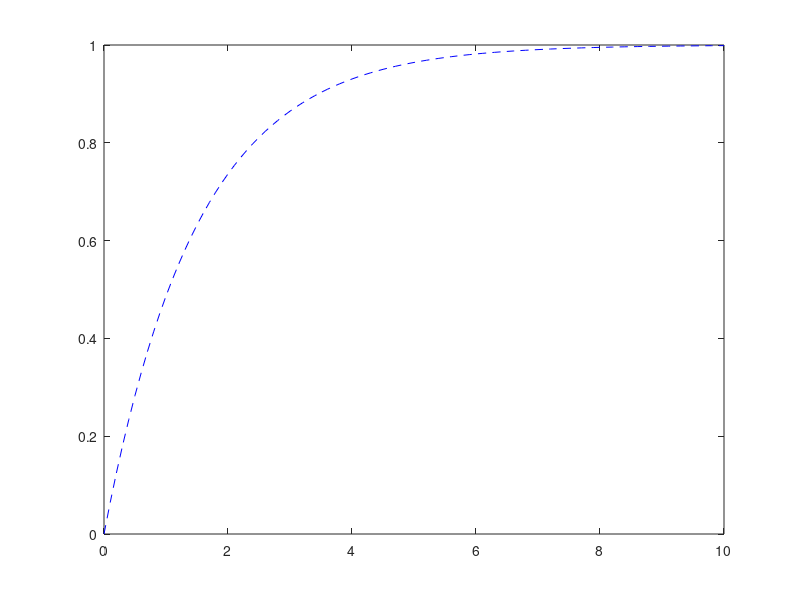
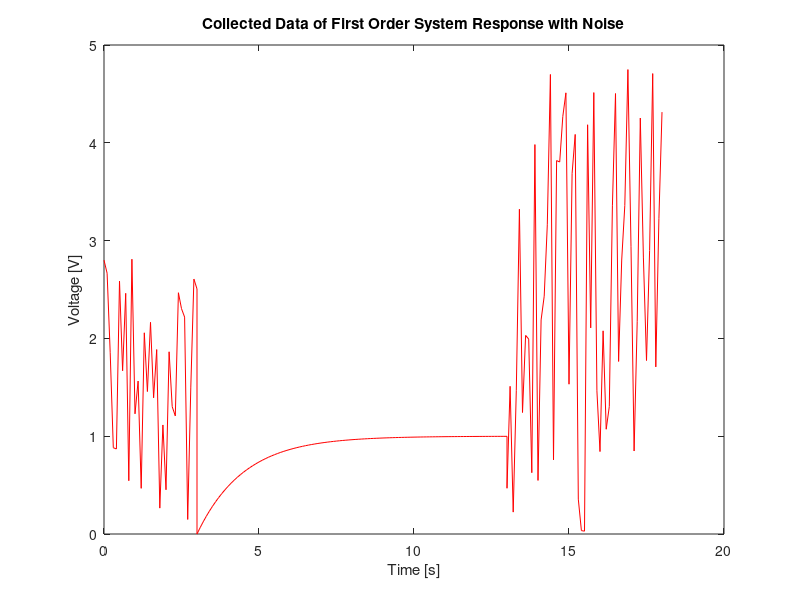
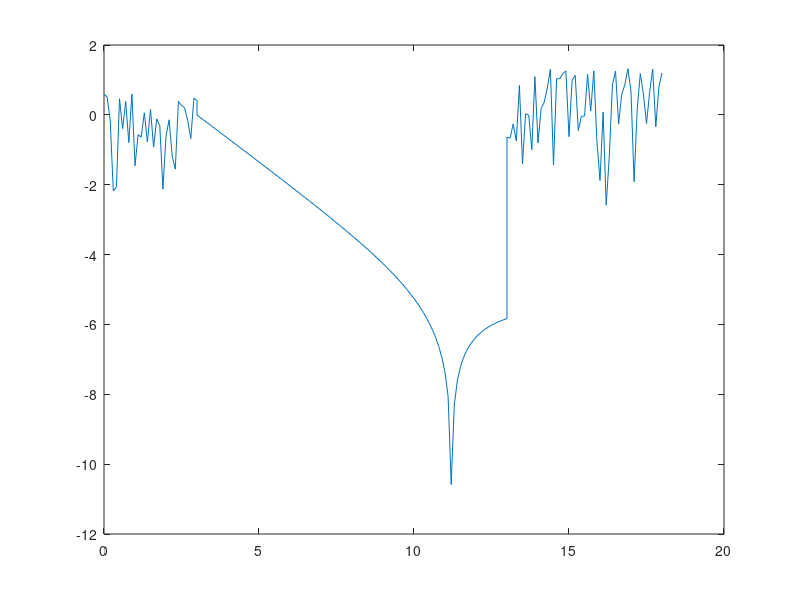
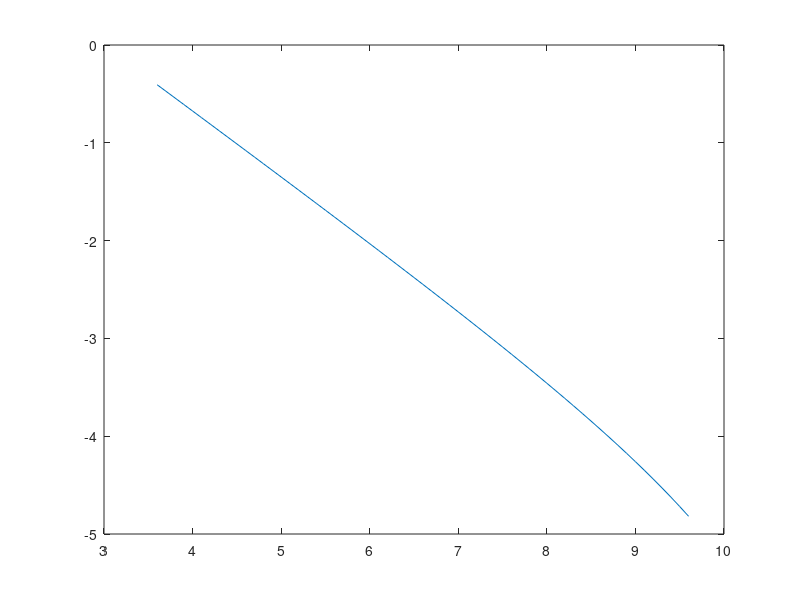

The MATLAB source for these figures, in order:
% linear fitting with dirty data set 

% 2017-09-25
% Y\"un Han
% ECE 486 Lab 4

%% preamble 
% lab 4 - digital simulation of a closed loop system
% by me and partner 
% today's date 

%% 
clear     % clear values of (all) variables in workspace
clc       % clear messages in the command window
clf       % clear existing figures 
close all % close all existing windows; w/o 'all', only close the latest

%% prepare a noisy data set
% create clean step response of a first order transfer function
% G(s) = 1/(1.5s + 1) with time constant 1.5[s]
sysG = tf(1, [1.5 1]);
% save step response of 10[s] in y(t) and t time array
[y, t] = step(sysG, 10);

% work on figure 1
figure(1) 
plot(t, y, 'b--') % clean data set

% padding clean data set with noise
tHead = 0:0.1:3; % add noise data of 3 seconds at the beginning of t
tHead = tHead';
yHead = 3*rand(size(tHead)); % noise
t = t + 3;       % shift time by 3 seconds b/c of added 3 extra seconds
tTail = t(end):0.1:t(end)+5; % add noise data at 5 seconds at the tail of t
tTail = tTail';
yTail = 5*rand(size(tTail));
% created noisy data sets: t, y arrays
t = [tHead; t; tTail];
y = [yHead; y; yTail];

% work on figure 2
figure(2)
plot(t, y, 'r') % noisy data set we are going to use
xlabel('Time [s]')
ylabel('Voltage [V]')
title('Collected Data of First Order System Response with Noise')

%% how to extract 'linear region' in the noisy data set [y, t]?
% the response was collected when a unit step input was applied to first
% order system transfer function. from fig.2, at time t = 11.2, y settles
% at 0.9958.

% although hardcoding steady state is not recommended, here I use
% hardcoding to illustrate a bigger picture, i.e., to extract linear region
% for data fitting.

vss = 0.9958; % get steady state voltage from data set
v = y;        % assign data to voltage array

% we have
% 
% Log(vss - v(t)) = -1/tau*t + Log(vss) -- (eqn. *)
% 
% since v(t) = vss*(1 - e^(-t/tau)), where tau is the time constant.
% read ./ece486_day5.html#maths behind scenes for more.
% 

% if we get the linear region correct, it will show as a line on the plot 
% for manipulated data according to Equation (*).

% work on figure 3
figure(3)
plot(t, log(vss - v))

% on fig.3, as expected, we saw a straight line between second 3ish and 13ish
% and now we apply data cursor to record a start point of the linear region
% e.g., tStrt = 3.5, and end point tEnd = 9.5. but we don't know their 
% indices in the array yet, so we need to use find() command

strtIdx = find(t > 3.5, 1, 'first'); % c.f. Lab 0 script
endIdx  = find(t > 9.5, 1, 'first'); 

% supposedly we get the linear region already. to verify, extract linear 
% portion of fig.3 and plot it on fig.4 

% work on figure 4
figure(4)
plot(t(strtIdx:endIdx), log(vss - v(strtIdx:endIdx)))

% now we can compute fitting result using fig.4 
lnCoeff = polyfit(t(strtIdx:endIdx), log(vss - v(strtIdx:endIdx)), 1);
% lnCoeff is a 2x1 vector, the first component is slope and second
% y-intercept.

% based on Equation (*), the slope of the straight line in fig. 4 is -1/tau.

% experimentally computed tau (should be close to 1.5) is
tauExp = - 1/lnCoeff(1) % tauExp = 1.3903

% question: why do we want to choose 'widest possible' linear range, i.e., in
% the above example, I chose t = 3.5 to 9.5. in practice, can we choose a 
% narrower range than that? for example, t = 5.5 to 6.0? what problem will we 
% have if use a narrower range?
